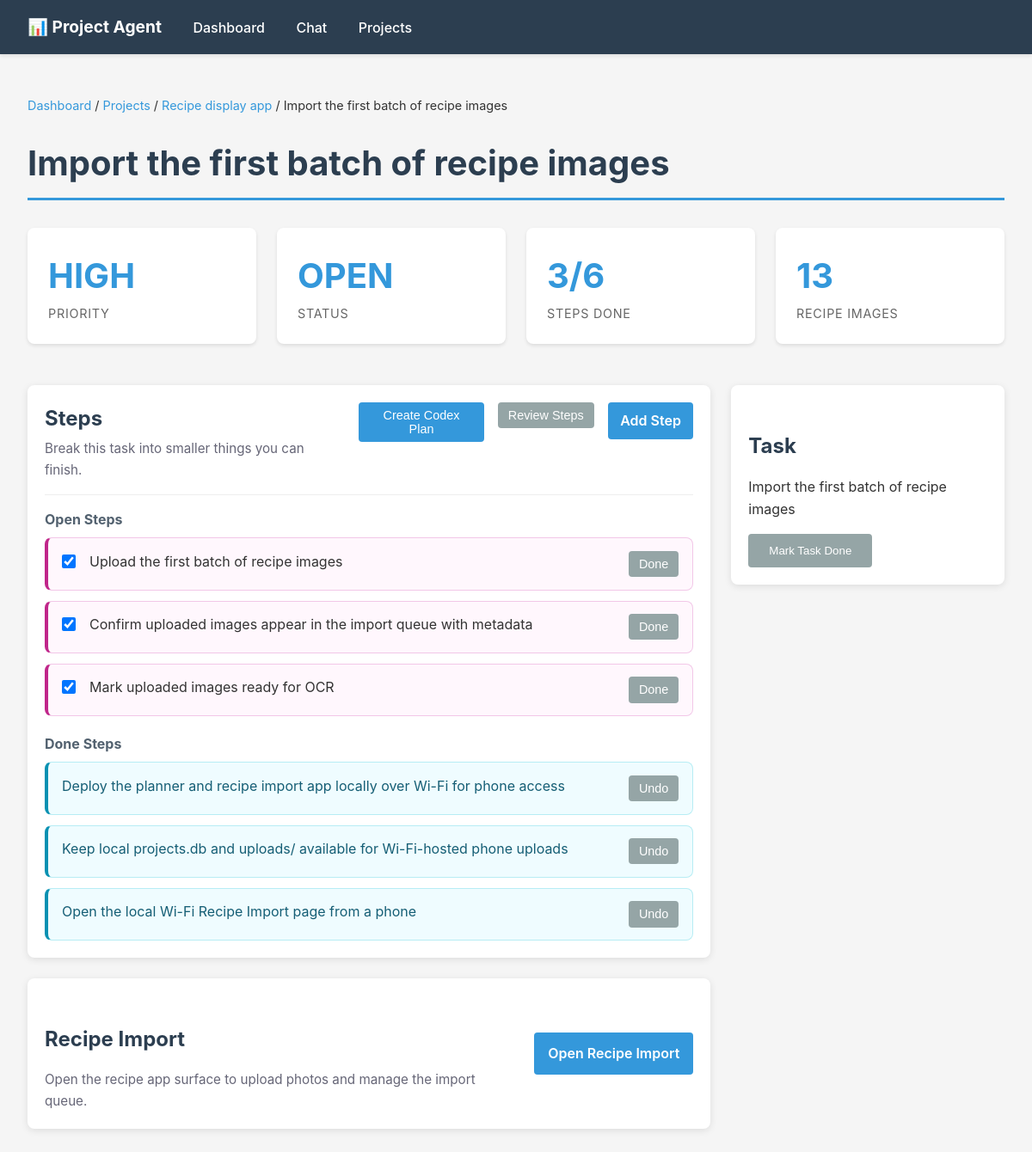
The page /projects/2/actions/10 on the database its author committed.
### tables this page shows
CREATE TABLE projects (
                id INTEGER PRIMARY KEY AUTOINCREMENT,
                name TEXT UNIQUE NOT NULL,
                status TEXT DEFAULT 'active',
                created_at TEXT DEFAULT CURRENT_TIMESTAMP,
                updated_at TEXT DEFAULT CURRENT_TIMESTAMP
            , description TEXT DEFAULT '', priority_score INTEGER DEFAULT 3, focus_reason TEXT DEFAULT '');

CREATE TABLE recommended_actions (
                id INTEGER PRIMARY KEY AUTOINCREMENT,
                project_id INTEGER NOT NULL,
                action TEXT NOT NULL,
                priority TEXT DEFAULT 'medium',
                created_at TEXT DEFAULT CURRENT_TIMESTAMP, sort_order INTEGER DEFAULT 100, status TEXT DEFAULT 'open', completed_at TEXT DEFAULT '',
                FOREIGN KEY (project_id) REFERENCES projects(id) ON DELETE CASCADE
            );

CREATE TABLE task_steps (
                id INTEGER PRIMARY KEY AUTOINCREMENT,
                action_id INTEGER NOT NULL,
                step TEXT NOT NULL,
                status TEXT DEFAULT 'open',
                sort_order INTEGER DEFAULT 100,
                completed_at TEXT DEFAULT '',
                created_at TEXT DEFAULT CURRENT_TIMESTAMP,
                FOREIGN KEY (action_id) REFERENCES recommended_actions(id) ON DELETE CASCADE
            );

### api.py (the view)
@app.get("/projects/{project_id}/actions/{action_id}")
def action_detail(request: Request, project_id: int, action_id: int):
    project = dict_from_row(db.get_project_by_id(project_id))
    action = dict_from_row(db.get_recommended_action(action_id))
    if not project or not action or action["project_id"] != project_id:
        raise HTTPException(status_code=404, detail="Task not found")
    context = {
        "request": request,
        "project": project,
        "action": action,
        "steps": dicts_from_rows(db.get_task_steps(action_id)),
        "recipe_image_count": len(db.get_recipe_images(action_id)),
        "recipe_import_url": f"/apps/recipes/import?project_id={project_id}&action_id={action_id}",
    }
    template = jinja_env.get_template("action_detail.html")
    html = template.render(context)
    return HTMLResponse(html)

### templates/action_detail.html (shortened to what this page needs)
{% extends "base.html" %}
{% block content %}
<div class="breadcrumb">
    <a href="/">Dashboard</a> / <a href="/projects">Projects</a> / <a href="/projects/{{ project.id }}">{{ project.name }}</a> / {{ action.action }}
</div>
<h1>{{ action.action }}</h1>
<div class="dashboard-grid compact-metrics">
    <div class="metric">
        <div class="metric-value">{{ action.priority|upper }}</div>
        <div class="metric-label">Priority</div>
    </div>
    <div class="metric">
        <div class="metric-value">{{ action.status|upper }}</div>
        <div class="metric-label">Status</div>
    </div>
    <div class="metric">
        <div class="metric-value">{{ steps|selectattr('status', 'equalto', 'done')|list|length }}/{{ steps|length }}</div>
        <div class="metric-label">Steps Done</div>
    </div>
    <div class="metric">
        <div class="metric-value">{{ recipe_image_count }}</div>
        <div class="metric-label">Recipe Images</div>
    </div>
</div>
<div class="task-detail-layout">
    <main>
        <section class="detail-section">
            <div class="section-header">
                <div>
                    <h2>Steps</h2>
                    <p class="section-subtitle">Break this task into smaller things you can finish.</p>
                </div>
                <form id="codex-plan-form" method="post" action="/projects/{{ project.id }}/actions/{{ action.id }}/codex-plan" class="inline-form">
                    <button type="submit" class="compact">Create Codex Plan</button>
                </form>
                <form method="post" action="/projects/{{ project.id }}/actions/{{ action.id }}/steps/review" class="inline-form">
                    <button type="submit" class="secondary compact">Review Steps</button>
                </form>
                <details class="inline-create">
                    <summary>Add Step</summary>
                </details>
            </div>
            {% set open_steps = steps|selectattr('status', 'equalto', 'open')|list %}
            {% set done_steps = steps|selectattr('status', 'equalto', 'done')|list %}
            {% if open_steps %}
                <h3 class="step-section-title">Open Steps</h3>
                <div class="task-list">
                    {% for step in open_steps %}
                        <article class="step-row">
                            <input
                                type="checkbox"
                                class="codex-step-select"
                                name="step_ids"
                                value="{{ step.id }}"
                                form="codex-plan-form"
                                checked
                                aria-label="Include step in Codex plan"
                            >
                            <div class="step-copy">
                                <span>{{ step.step }}</span>
                            </div>
                            <form method="post" action="/projects/{{ project.id }}/actions/{{ action.id }}/steps/{{ step.id }}/complete" class="inline-form">
                                <button type="submit" class="secondary compact">Done</button>
                            </form>
                        </article>
                    {% endfor %}
                </div>
            {% else %}
                <div class="empty-state">
                    <p>No open steps.</p>
                </div>
            {% endif %}
            {% if done_steps %}
                <div class="done-steps">
                    <h3 class="step-section-title">Done Steps</h3>
                    <div class="task-list">
                        {% for step in done_steps %}
                            <article class="step-row completed">
                                <div class="step-copy">
                                    <span>{{ step.step }}</span>
                                </div>
                                <form method="post" action="/projects/{{ project.id }}/actions/{{ action.id }}/steps/{{ step.id }}/reopen" class="inline-form">
                                    <button type="submit" class="secondary compact">Undo</button>
                                </form>
                            </article>
                        {% endfor %}
                    </div>
                </div>
            {% endif %}
        </section>
        <section class="detail-section app-handoff">
            <div>
                <h2>Recipe Import</h2>
                <p class="section-subtitle">Open the recipe app surface to upload photos and manage the import queue.</p>
            </div>
            <a class="button-link" href="{{ recipe_import_url }}">Open Recipe Import</a>
        </section>
    </main>
    <aside>
        <section class="detail-section">
            <h2>Task</h2>
            <p>{{ action.action }}</p>
            <form method="post" action="/projects/{{ project.id }}/actions/{{ action.id }}/complete" class="plain-form">
                <button type="submit" class="secondary">Mark Task Done</button>
            </form>
        </section>
    </aside>
</div>
{% endblock %}

### templates/base.html (style rules this page uses)
* { margin: 0; padding: 0; box-sizing: border-box; }
body { font-family: -apple-system, BlinkMacSystemFont, 'Segoe UI', 'Roboto', 'Oxygen', 'Ubuntu', 'Cantarell', sans-serif; background: #f5f5f5; color: #333; line-height: 1.6; }
h1, h2, h3 { margin: 1.5rem 0 1rem; color: #2c3e50; }
h1 { font-size: 2.5rem; border-bottom: 3px solid #3498db; padding-bottom: 0.5rem; }
h2 { font-size: 1.5rem; margin-top: 2rem; }
h3 { font-size: 1.2rem; }
.dashboard-grid { display: grid; grid-template-columns: repeat(auto-fit, minmax(250px, 1fr)); gap: 1.5rem; margin: 2rem 0; }
.metric { background: white; padding: 1.5rem; border-radius: 8px; box-shadow: 0 2px 4px rgba(0,0,0,0.1); margin-bottom: 1rem; }
.metric-value { font-size: 2.5rem; font-weight: bold; color: #3498db; }
.metric-label { color: #666; font-size: 0.9rem; text-transform: uppercase; letter-spacing: 0.05em; }
form { background: white; padding: 1.5rem; border-radius: 8px; margin: 1.5rem 0; box-shadow: 0 2px 8px rgba(0,0,0,0.1); }
input, textarea, select { width: 100%; padding: 0.75rem; border: 1px solid #ddd; border-radius: 4px; font-family: inherit; font-size: 1rem; }
button { background: #3498db; color: white; padding: 0.75rem 1.5rem; border: none; border-radius: 4px; cursor: pointer; font-weight: 500; transition: background 0.2s; }
button.secondary { background: #95a5a6; }
.breadcrumb { margin: 1rem 0; font-size: 0.9rem; }
.breadcrumb a { color: #3498db; text-decoration: none; }
.compact-metrics { grid-template-columns: repeat(auto-fit, minmax(160px, 1fr)); }
.task-detail-layout { display: grid; grid-template-columns: minmax(0, 2fr) minmax(260px, 0.8fr); gap: 1.5rem; align-items: start; }
.detail-section { background: white; border-radius: 8px; padding: 1.25rem; margin-bottom: 1.5rem; box-shadow: 0 2px 8px rgba(0,0,0,0.1); }
.section-header { display: flex; justify-content: space-between; gap: 1rem; align-items: start; border-bottom: 1px solid #eee; padding-bottom: 1rem; margin-bottom: 1rem; }
.section-header h2 { margin: 0; }
.section-subtitle { color: #667; margin-top: 0.25rem; font-size: 0.95rem; }
.inline-create { position: relative; flex: 0 0 auto; }
.inline-create summary { background: #3498db; color: white; padding: 0.55rem 0.9rem; border-radius: 4px; cursor: pointer; font-weight: 600; list-style: none; }
.task-list { display: grid; gap: 0.75rem; }
.step-row { display: grid; grid-template-columns: 1rem minmax(0, 1fr) auto; gap: 1rem; align-items: start; background: #fff7fd; border: 1px solid #f2c7e8; border-left: 4px solid #c0268a; border-radius: 8px; padding: 0.9rem 1rem; }
.codex-step-select { width: 1rem; height: 1rem; margin: 0.25rem 0 0; }
.step-copy { min-width: 0; }
.step-copy span { overflow-wrap: anywhere; }
.step-row.completed { grid-template-columns: minmax(0, 1fr) auto; background: #effcff; border-color: #b7edf4; border-left-color: #0891b2; }
.step-row.completed .step-copy span { color: #155e75; }
.step-section-title { font-size: 1rem; color: #52616f; margin: 1rem 0 0.5rem; }
.done-steps { margin-top: 1.25rem; }
.inline-form { background: none; box-shadow: none; padding: 0; margin: 0; }
.plain-form { background: none; box-shadow: none; padding: 0; margin: 1rem 0 0; }
.button-link { display: inline-block; background: #3498db; color: white; padding: 0.75rem 1rem; border-radius: 4px; text-decoration: none; font-weight: 600; white-space: nowrap; }
.app-handoff { display: flex; justify-content: space-between; gap: 1rem; align-items: center; }
button.compact { padding: 0.45rem 0.75rem; font-size: 0.9rem; }

### rows shown on the page
projects: name "Recipe display app"
recommended_actions: action "Import the first batch of recipe images", priority "HIGH", status "OPEN"
task_steps: step "Upload the first batch of recipe images"
task_steps: step "Confirm uploaded images appear in the import queue with metadata"
task_steps: step "Mark uploaded images ready for OCR"
task_steps: step "Deploy the planner and recipe import app locally over Wi-Fi for phone access"
task_steps: step "Keep local projects.db and uploads/ available for Wi-Fi-hosted phone uploads"
task_steps: step "Open the local Wi-Fi Recipe Import page from a phone"

### other values the page prints
{{ steps|selectattr('status', 'equalto', 'done')|list|length }} "3"
{{ steps|length }} "6"
{{ recipe_image_count }} "13"
